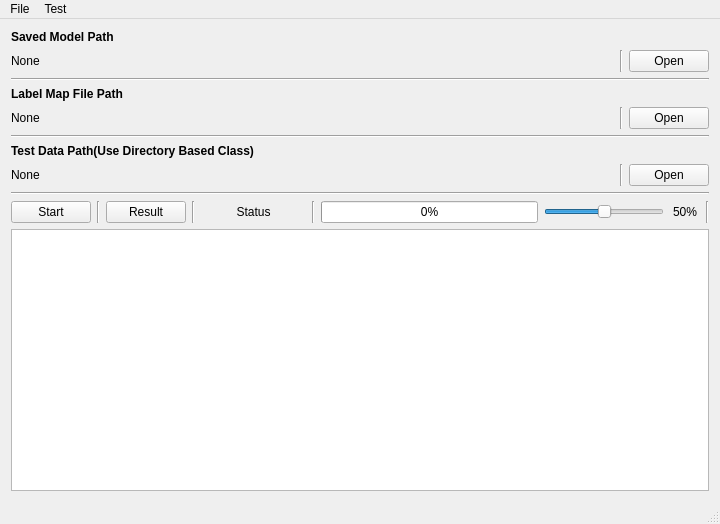
<?xml version="1.0" encoding="UTF-8"?>
<ui version="4.0">
 <class>MainWindow</class>
 <widget class="QMainWindow" name="MainWindow">
  <property name="geometry">
   <rect>
    <x>0</x>
    <y>0</y>
    <width>720</width>
    <height>524</height>
   </rect>
  </property>
  <property name="windowTitle">
   <string>TestSuite</string>
  </property>
  <widget class="QWidget" name="centralWidget">
   <property name="minimumSize">
    <size>
     <width>640</width>
     <height>480</height>
    </size>
   </property>
   <layout class="QVBoxLayout" name="verticalLayout_3">
    <item>
     <layout class="QVBoxLayout" name="verticalLayout">
      <item>
       <widget class="QLabel" name="labelTitleSavedModelPath">
        <property name="sizePolicy">
         <sizepolicy hsizetype="Minimum" vsizetype="Minimum">
          <horstretch>0</horstretch>
          <verstretch>0</verstretch>
         </sizepolicy>
        </property>
        <property name="font">
         <font>
          <weight>75</weight>
          <bold>true</bold>
         </font>
        </property>
        <property name="text">
         <string>Saved Model Path</string>
        </property>
       </widget>
      </item>
      <item>
       <layout class="QHBoxLayout" name="horizontalLayout">
        <item>
         <widget class="QLabel" name="labelSavedModelPath">
          <property name="sizePolicy">
           <sizepolicy hsizetype="Expanding" vsizetype="Preferred">
            <horstretch>0</horstretch>
            <verstretch>0</verstretch>
           </sizepolicy>
          </property>
          <property name="text">
           <string>None</string>
          </property>
         </widget>
        </item>
        <item>
         <widget class="Line" name="line_2">
          <property name="orientation">
           <enum>Qt::Vertical</enum>
          </property>
         </widget>
        </item>
        <item>
         <widget class="QPushButton" name="btnOpenSavedModelPath">
          <property name="text">
           <string>Open</string>
          </property>
         </widget>
        </item>
       </layout>
      </item>
      <item>
       <widget class="Line" name="line_5">
        <property name="orientation">
         <enum>Qt::Horizontal</enum>
        </property>
       </widget>
      </item>
      <item>
       <widget class="QLabel" name="labelTitleLabelMapPath">
        <property name="sizePolicy">
         <sizepolicy hsizetype="Minimum" vsizetype="Minimum">
          <horstretch>0</horstretch>
          <verstretch>0</verstretch>
         </sizepolicy>
        </property>
        <property name="font">
         <font>
          <weight>75</weight>
          <bold>true</bold>
         </font>
        </property>
        <property name="text">
         <string>Label Map File Path</string>
        </property>
       </widget>
      </item>
      <item>
       <layout class="QHBoxLayout" name="horizontalLayout_6">
        <item>
         <widget class="QLabel" name="labelLabelMapPath">
          <property name="sizePolicy">
           <sizepolicy hsizetype="Expanding" vsizetype="Preferred">
            <horstretch>0</horstretch>
            <verstretch>0</verstretch>
           </sizepolicy>
          </property>
          <property name="text">
           <string>None</string>
          </property>
         </widget>
        </item>
        <item>
         <widget class="Line" name="line_9">
          <property name="orientation">
           <enum>Qt::Vertical</enum>
          </property>
         </widget>
        </item>
        <item>
         <widget class="QPushButton" name="btnOpenLabelMapPath">
          <property name="text">
           <string>Open</string>
          </property>
         </widget>
        </item>
       </layout>
      </item>
      <item>
       <widget class="Line" name="line_8">
        <property name="orientation">
         <enum>Qt::Horizontal</enum>
        </property>
       </widget>
      </item>
      <item>
       <widget class="QLabel" name="labelTitleTestDataPath">
        <property name="sizePolicy">
         <sizepolicy hsizetype="Minimum" vsizetype="Minimum">
          <horstretch>0</horstretch>
          <verstretch>0</verstretch>
         </sizepolicy>
        </property>
        <property name="font">
         <font>
          <weight>75</weight>
          <bold>true</bold>
         </font>
        </property>
        <property name="text">
         <string>Test Data Path(Use Directory Based Class)</string>
        </property>
       </widget>
      </item>
      <item>
       <layout class="QHBoxLayout" name="horizontalLayout_2">
        <item>
         <widget class="QLabel" name="labelTestDataPath">
          <property name="sizePolicy">
           <sizepolicy hsizetype="Expanding" vsizetype="Preferred">
            <horstretch>0</horstretch>
            <verstretch>0</verstretch>
           </sizepolicy>
          </property>
          <property name="text">
           <string>None</string>
          </property>
         </widget>
        </item>
        <item>
         <widget class="Line" name="line_3">
          <property name="orientation">
           <enum>Qt::Vertical</enum>
          </property>
         </widget>
        </item>
        <item>
         <widget class="QPushButton" name="btnOpenTestDataPath">
          <property name="text">
           <string>Open</string>
          </property>
         </widget>
        </item>
       </layout>
      </item>
     </layout>
    </item>
    <item>
     <layout class="QVBoxLayout" name="verticalLayout_2">
      <item>
       <widget class="Line" name="line_6">
        <property name="orientation">
         <enum>Qt::Horizontal</enum>
        </property>
       </widget>
      </item>
      <item>
       <layout class="QHBoxLayout" name="horizontalLayout_4">
        <item>
         <widget class="QPushButton" name="btnStartStop">
          <property name="text">
           <string>Start</string>
          </property>
         </widget>
        </item>
        <item>
         <widget class="Line" name="line_4">
          <property name="orientation">
           <enum>Qt::Vertical</enum>
          </property>
         </widget>
        </item>
        <item>
         <widget class="QPushButton" name="btnShowResult">
          <property name="text">
           <string>Result</string>
          </property>
         </widget>
        </item>
        <item>
         <widget class="Line" name="line">
          <property name="orientation">
           <enum>Qt::Vertical</enum>
          </property>
         </widget>
        </item>
        <item>
         <widget class="QLabel" name="labelStatus">
          <property name="sizePolicy">
           <sizepolicy hsizetype="Preferred" vsizetype="Preferred">
            <horstretch>0</horstretch>
            <verstretch>0</verstretch>
           </sizepolicy>
          </property>
          <property name="minimumSize">
           <size>
            <width>105</width>
            <height>0</height>
           </size>
          </property>
          <property name="text">
           <string>Status</string>
          </property>
          <property name="alignment">
           <set>Qt::AlignCenter</set>
          </property>
         </widget>
        </item>
        <item>
         <widget class="Line" name="line_10">
          <property name="orientation">
           <enum>Qt::Vertical</enum>
          </property>
         </widget>
        </item>
        <item>
         <widget class="QProgressBar" name="progressBar">
          <property name="value">
           <number>0</number>
          </property>
         </widget>
        </item>
        <item>
         <widget class="QSlider" name="sliderThreshold">
          <property name="sizePolicy">
           <sizepolicy hsizetype="Preferred" vsizetype="Fixed">
            <horstretch>0</horstretch>
            <verstretch>0</verstretch>
           </sizepolicy>
          </property>
          <property name="minimumSize">
           <size>
            <width>120</width>
            <height>0</height>
           </size>
          </property>
          <property name="minimum">
           <number>1</number>
          </property>
          <property name="maximum">
           <number>99</number>
          </property>
          <property name="singleStep">
           <number>1</number>
          </property>
          <property name="pageStep">
           <number>5</number>
          </property>
          <property name="value">
           <number>50</number>
          </property>
          <property name="orientation">
           <enum>Qt::Horizontal</enum>
          </property>
          <property name="invertedAppearance">
           <bool>false</bool>
          </property>
          <property name="invertedControls">
           <bool>false</bool>
          </property>
          <property name="tickPosition">
           <enum>QSlider::NoTicks</enum>
          </property>
         </widget>
        </item>
        <item>
         <widget class="QLabel" name="labelThresholdValue">
          <property name="minimumSize">
           <size>
            <width>30</width>
            <height>0</height>
           </size>
          </property>
          <property name="text">
           <string>50%</string>
          </property>
          <property name="alignment">
           <set>Qt::AlignCenter</set>
          </property>
         </widget>
        </item>
        <item>
         <widget class="Line" name="line_7">
          <property name="orientation">
           <enum>Qt::Vertical</enum>
          </property>
         </widget>
        </item>
       </layout>
      </item>
      <item>
       <layout class="QHBoxLayout" name="horizontalLayout_5">
        <item>
         <widget class="QTextEdit" name="texteditResult"/>
        </item>
       </layout>
      </item>
     </layout>
    </item>
   </layout>
  </widget>
  <widget class="QMenuBar" name="menuBar">
   <property name="geometry">
    <rect>
     <x>0</x>
     <y>0</y>
     <width>720</width>
     <height>22</height>
    </rect>
   </property>
   <widget class="QMenu" name="menuFile">
    <property name="title">
     <string>File</string>
    </property>
    <addaction name="actionOpen_Saved_Model_Path"/>
    <addaction name="actionOpen_Labelmap_Path"/>
    <addaction name="actionOpen_Testdata_Path"/>
    <addaction name="separator"/>
    <addaction name="actionExit"/>
   </widget>
   <widget class="QMenu" name="menuTest">
    <property name="title">
     <string>Test</string>
    </property>
    <addaction name="actionRun"/>
    <addaction name="actionResult"/>
   </widget>
   <addaction name="menuFile"/>
   <addaction name="menuTest"/>
  </widget>
  <widget class="QStatusBar" name="statusBar"/>
  <action name="actionOpen_Saved_Model_Path">
   <property name="text">
    <string>Open Saved Model Path</string>
   </property>
  </action>
  <action name="actionOpen_Labelmap_Path">
   <property name="text">
    <string>Open Label Map File Path</string>
   </property>
  </action>
  <action name="actionOpen_Testdata_Path">
   <property name="text">
    <string>Open Test Data Path</string>
   </property>
  </action>
  <action name="actionExit">
   <property name="text">
    <string>Exit</string>
   </property>
  </action>
  <action name="actionRun">
   <property name="text">
    <string>Run</string>
   </property>
  </action>
  <action name="actionResult">
   <property name="text">
    <string>Result</string>
   </property>
  </action>
 </widget>
 <layoutdefault spacing="6" margin="11"/>
 <resources/>
 <connections/>
</ui>
